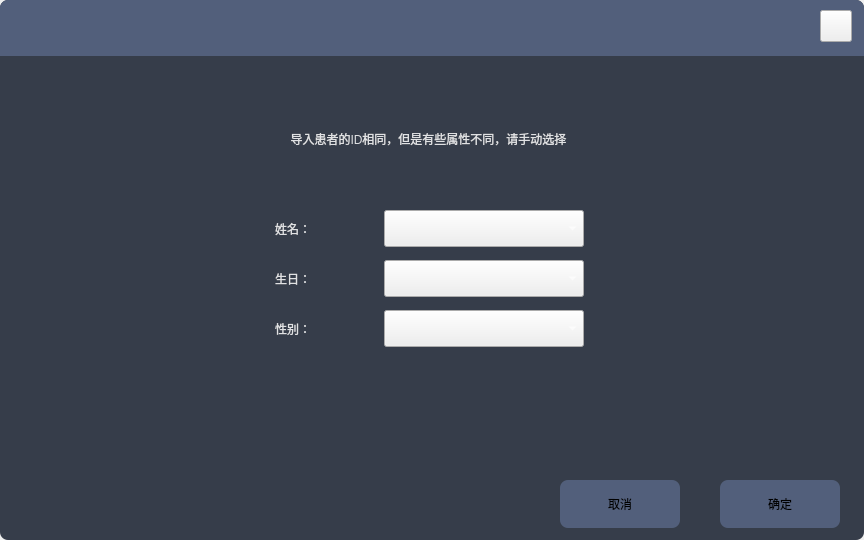
<?xml version="1.0" encoding="UTF-8"?>
<ui version="4.0">
 <class>DicomConfict</class>
 <widget class="QDialog" name="DicomConfict">
  <property name="geometry">
   <rect>
    <x>0</x>
    <y>0</y>
    <width>864</width>
    <height>540</height>
   </rect>
  </property>
  <property name="windowTitle">
   <string>Dialog</string>
  </property>
  <widget class="QLabel" name="lblTitle">
   <property name="geometry">
    <rect>
     <x>0</x>
     <y>0</y>
     <width>864</width>
     <height>56</height>
    </rect>
   </property>
   <property name="text">
    <string/>
   </property>
  </widget>
  <widget class="QLabel" name="lblBg">
   <property name="geometry">
    <rect>
     <x>0</x>
     <y>0</y>
     <width>864</width>
     <height>56</height>
    </rect>
   </property>
   <property name="styleSheet">
    <string notr="true">background: #525F7B;
border-top-left-radius: 8px;
border-top-right-radius: 8px;</string>
   </property>
   <property name="text">
    <string/>
   </property>
  </widget>
  <widget class="QPushButton" name="pushButton">
   <property name="geometry">
    <rect>
     <x>820</x>
     <y>15</y>
     <width>32</width>
     <height>32</height>
    </rect>
   </property>
   <property name="text">
    <string/>
   </property>
  </widget>
  <widget class="QWidget" name="widget" native="true">
   <property name="geometry">
    <rect>
     <x>24</x>
     <y>80</y>
     <width>816</width>
     <height>391</height>
    </rect>
   </property>
   <property name="styleSheet">
    <string notr="true">color: rgba(255,255,255,0.85);</string>
   </property>
   <widget class="QLabel" name="label">
    <property name="geometry">
     <rect>
      <x>179</x>
      <y>40</y>
      <width>451</width>
      <height>38</height>
     </rect>
    </property>
    <property name="text">
     <string>导入患者的ID相同，但是有些属性不同，请手动选择</string>
    </property>
    <property name="alignment">
     <set>Qt::AlignCenter</set>
    </property>
   </widget>
   <widget class="QLabel" name="label_3">
    <property name="geometry">
     <rect>
      <x>251</x>
      <y>180</y>
      <width>91</width>
      <height>37</height>
     </rect>
    </property>
    <property name="text">
     <string>生日：</string>
    </property>
   </widget>
   <widget class="QComboBox" name="comboSex">
    <property name="geometry">
     <rect>
      <x>360</x>
      <y>230</y>
      <width>200</width>
      <height>37</height>
     </rect>
    </property>
   </widget>
   <widget class="QLabel" name="label_4">
    <property name="geometry">
     <rect>
      <x>251</x>
      <y>230</y>
      <width>91</width>
      <height>37</height>
     </rect>
    </property>
    <property name="text">
     <string>性别：</string>
    </property>
   </widget>
   <widget class="QComboBox" name="comboBirthday">
    <property name="geometry">
     <rect>
      <x>360</x>
      <y>180</y>
      <width>200</width>
      <height>37</height>
     </rect>
    </property>
   </widget>
   <widget class="QLabel" name="label_2">
    <property name="geometry">
     <rect>
      <x>251</x>
      <y>130</y>
      <width>91</width>
      <height>37</height>
     </rect>
    </property>
    <property name="text">
     <string>姓名：</string>
    </property>
   </widget>
   <widget class="QComboBox" name="comboName">
    <property name="geometry">
     <rect>
      <x>360</x>
      <y>130</y>
      <width>200</width>
      <height>37</height>
     </rect>
    </property>
   </widget>
  </widget>
  <widget class="QPushButton" name="pBtnCancel">
   <property name="geometry">
    <rect>
     <x>560</x>
     <y>480</y>
     <width>120</width>
     <height>48</height>
    </rect>
   </property>
   <property name="sizePolicy">
    <sizepolicy hsizetype="Fixed" vsizetype="Fixed">
     <horstretch>0</horstretch>
     <verstretch>0</verstretch>
    </sizepolicy>
   </property>
   <property name="minimumSize">
    <size>
     <width>120</width>
     <height>48</height>
    </size>
   </property>
   <property name="maximumSize">
    <size>
     <width>120</width>
     <height>48</height>
    </size>
   </property>
   <property name="styleSheet">
    <string notr="true">background: #525F7B;
border-radius: 8px 8px 8px 8px;</string>
   </property>
   <property name="text">
    <string>取消</string>
   </property>
  </widget>
  <widget class="QPushButton" name="pBtnOK2">
   <property name="geometry">
    <rect>
     <x>720</x>
     <y>480</y>
     <width>120</width>
     <height>48</height>
    </rect>
   </property>
   <property name="minimumSize">
    <size>
     <width>120</width>
     <height>48</height>
    </size>
   </property>
   <property name="maximumSize">
    <size>
     <width>120</width>
     <height>48</height>
    </size>
   </property>
   <property name="styleSheet">
    <string notr="true">background: #525F7B;
border-radius: 8px 8px 8px 8px;</string>
   </property>
   <property name="text">
    <string>确定</string>
   </property>
  </widget>
  <widget class="QLabel" name="label_5">
   <property name="geometry">
    <rect>
     <x>0</x>
     <y>0</y>
     <width>864</width>
     <height>540</height>
    </rect>
   </property>
   <property name="styleSheet">
    <string notr="true">background: #363D4A;
border-radius: 8px 8px 8px 8px;</string>
   </property>
   <property name="text">
    <string/>
   </property>
  </widget>
  <widget class="QPushButton" name="pushButton_2">
   <property name="geometry">
    <rect>
     <x>820</x>
     <y>10</y>
     <width>32</width>
     <height>32</height>
    </rect>
   </property>
   <property name="text">
    <string/>
   </property>
  </widget>
  <zorder>label_5</zorder>
  <zorder>pushButton</zorder>
  <zorder>widget</zorder>
  <zorder>pBtnCancel</zorder>
  <zorder>pBtnOK2</zorder>
  <zorder>lblBg</zorder>
  <zorder>lblTitle</zorder>
  <zorder>pushButton_2</zorder>
 </widget>
 <resources/>
 <connections/>
</ui>
